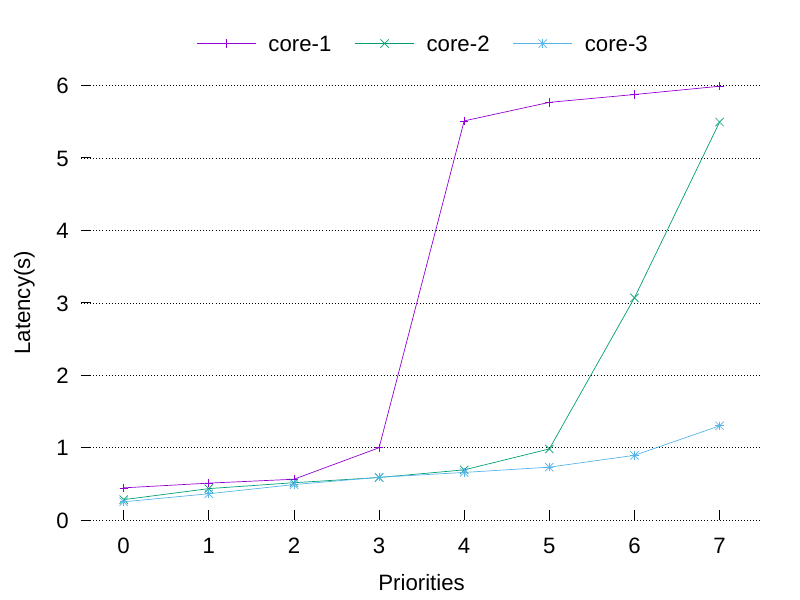

Reproduce this figure in gnuplot.
set terminal pdfcairo enhanced size 8in,6in font "Arial,24"
set output 'prio-latency.pdf'
fn(v) = sprintf("%.0f", v)
compare(a, b) = a / b
fn2(v) = sprintf("%.2f", v)

set key horizontal center top Left reverse at graph 0.5, 1.125

fn(v) = sprintf("%.0f", v)
compare(a, b) = a / b
fn2(v) = sprintf("%.2f", v)

# unset key
set noborder
set xtics nomirror
set ytics nomirror
set grid ytics
set grid linetype 0

set xrange [0.5 : 8.5]
set xtics ("0" 1, "1" 2, "2" 3, "3" 4, "4" 5, "5" 6, "6" 7, "7" 8)
set xlabel "Priorities"

# set logscale y 2
set ylabel 'Latency(s)'
# set y2range [0 : 2000]
# set logscale y2
# set y2tics
datafile = 'prio-latency.dat'
set size 1.0, 0.9
set style fill solid 1 border -1
plot datafile using ($2/1000000) with linespoints title 'core-1', '' \
    using ($3/1000000) with linespoints title 'core-2', '' \
    using ($4/1000000) with linespoints title 'core-3'
